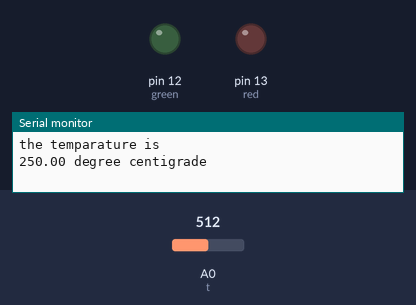
This sketch was run on a simulated Arduino Uno, built with avr-gcc and run on an emulated ATmega328P. Shown: output pins drawn as LEDs (lit = HIGH), the last lines printed to the serial monitor. Inputs (shaded band) come from the test bench; at power-on: A0 (t) = 512.

Above: at 0.1 s.
At 1.8 s:
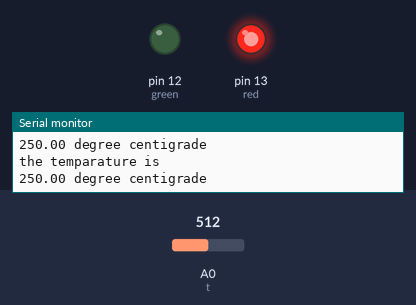
1.9 s: A0 (t) set to 57
4.2 s: A0 (t) set to 47
At 7.3 s:
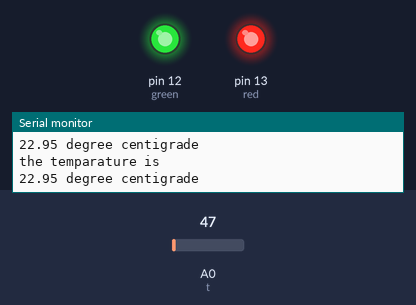
Timing chart, 0 to 8.8 s (numbered marks = the images above; inputs shaded):
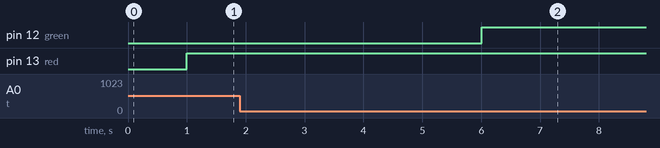

The sketch:

temperature_sensor_lm35_analogread.ino
```cpp
int t=0;
int red=13;
int green=12;
void setup()
{
  pinMode(t, INPUT);
  pinMode(red, OUTPUT);
  pinMode(green, OUTPUT);
  Serial.begin(9600);
}

void loop()
{
  float mv,v,cel;
  v=analogRead(t);
  mv=(v/1024.0)*5000;
  cel=mv/10;
  Serial.println("the temparature is ");
  Serial.print(cel);
  Serial.print(" degree centigrade");
  Serial.println();
  delay(1000);

  if(cel>30){
    digitalWrite(red,HIGH);
  }
  if(cel<25){
    digitalWrite(green,HIGH);
  }
}
```

Measured:
- the behaviour switches between 52 and 51 on A0 (t) (found by bisection; images 1 and 2)
- after the input at 4.2 s, pin 12 (green): LOW → HIGH after 1.8 s
